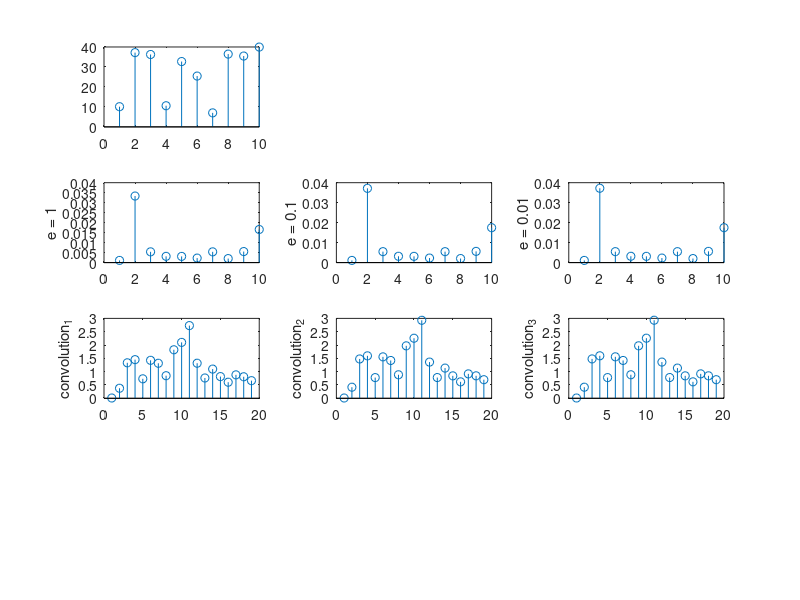
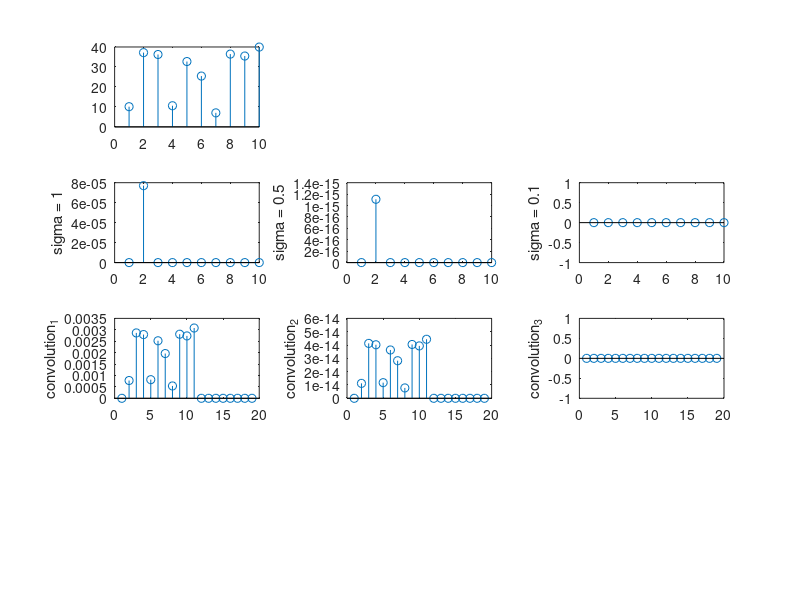

Source code (MATLAB) for these figures, in order:
%2a

X = 0+20*rand(1,10);

A = 0+50*rand(1,10);
figure(1)
subplot(4,3,1)
stem(A)
%histogram(X,A)
Y=A;
AreaY = trapz(Y);

%2b
e = 1;
    
for n=1:10
    
    t_x = X(1,n).^2 + e.^2;
    t2_x = pi*t_x;
    t3_x = 1/(t2_x);
    y(n)= t3_x;
end

Area_1 = trapz(y);

subplot(4,3,4);
stem(y); ylabel('e = 1');
subplot(4,3,7);
my1=conv(y,A)
stem(my1); ylabel('convolution_1');
Area_c_1 = trapz(my1);

error1 = Area_c_1 - AreaY*Area_1;




%%%%%%%%%%%%%%%%%%
e = 0.1;

  
for n=1:10
    t_x = X(1,n).^2 + e.^2;
    t2_x = pi*t_x;
    t3_x = 1/(t2_x);
    y2(n)= t3_x; 
end
Area_2 = trapz(y2);

subplot(4,3,5)
stem(y2); ylabel('e = 0.1');
subplot(4,3,8);
my2=conv(y2,A);
stem(my2); ylabel('convolution_2');
Area_c_2 = trapz(my2);
error2 = Area_c_2 - AreaY*Area_2;

%%%%%%%%%%%%%%%%%%%%%%%%%%
e = 0.01;
for n=1:10
    t_x = X(1,n).^2 + e.^2;
    t2_x = pi*t_x;
    t3_x = 1/(t2_x);
    y3(n)= t3_x; 
end
Area_3 = trapz(y3);

subplot(4,3,6)
stem(y3); ylabel('e = 0.01');
   
my3=conv(y3,A);

subplot(4,3,9)
stem(my3); ylabel('convolution_3');
Area_c_3 = trapz(my3);
error3 = Area_c_3 - AreaY*Area_3;

%%%%%%%%%%%%%%%%%%%%%%%%%%%%%%%%%%%%%%%%%%%%%%%%%%%%%%%
figure(2)
subplot(4,3,1)
stem(A)
%2c
sigma = 1 
for n=1:10 
    t_x =  X(1,n).^2/sigma.^2;
    t2_x = exp(-1*t_x);
    t3_x = sqrt(1/(2*pi*sigma.^2));
    t4_x = t2_x*t3_x;
    y4(n)=t4_x;
end
Area_4 = trapz(y4);
subplot(4,3,4)
stem(y4);ylabel('sigma = 1');
my4=conv(y4,A);
subplot(4,3,7);

stem(my4); ylabel('convolution_1');
Area_c_4 = trapz(my4);
error4 = Area_c_4 - AreaY*Area_4;

%%%%%%%%%%%%%%%%%%%%
sigma = 0.5 
for n=1:10 
    t_x =  X(1,n).^2/sigma.^2;
    t2_x = exp(-1*t_x);
    t3_x = sqrt(1/(2*pi*sigma.^2));
    t4_x = t2_x*t3_x;
    y5(n)=t4_x;
end
Area_5 = trapz(y5);


subplot(4,3,5)
stem(y5);ylabel('sigma = 0.5');
my5=conv(y5,A);
subplot(4,3,8);

stem(my5); ylabel('convolution_2');

Area_c_5 = trapz(my5);
error5 = Area_c_5 - AreaY*Area_5;

%%%%%%%%%%%%%%%%%%%%%%%
sigma = 0.1 
for n=1:10 
    t_x =  X(1,n).^2/sigma.^2;
    t2_x = exp(-1*t_x);
    t3_x = sqrt(1/(2*pi*sigma.^2));
    t4_x = t2_x*t3_x;
    y6(n)=t4_x;
end
Area_6 = trapz(y6);
subplot(4,3,6)
stem(y6);ylabel('sigma = 0.1');
my6=conv(y6,A);
subplot(4,3,9);

stem(my6); ylabel('convolution_3');
Area_c_6 = trapz(my6);
error6 = Area_c_6 - AreaY*Area_6;


%%%%%%%%%%%%%%%%%%%%%%%%%%%%%%%%%%%%%%%%%%%%%%%%%%%%%%% Error %%%%%

% subplot(4,3,2);
% hist(y);
% subplot(1,4,2);
% hist(conv11);
% subplot(1,4,3);
% hist(conv12);
% subplot(1,4,4);
% hist(conv13);





